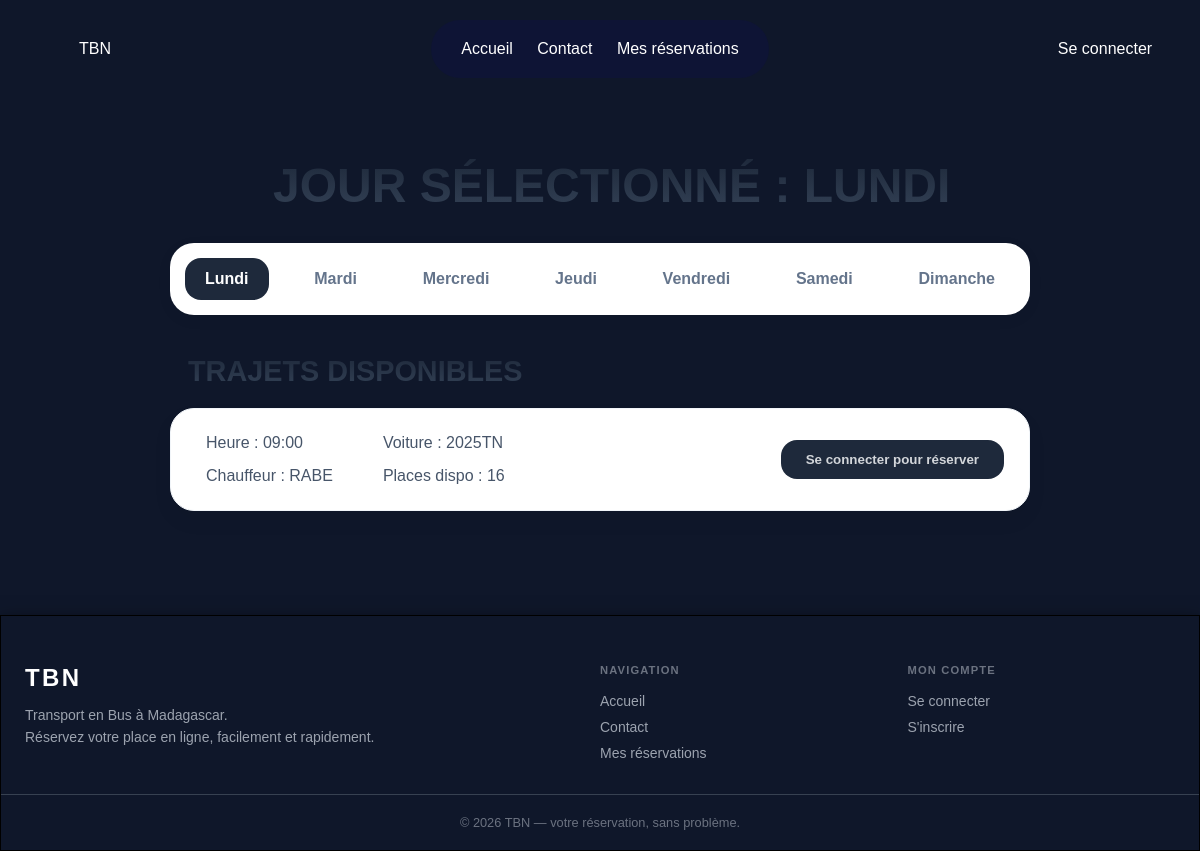
Page /Utilisateur/trajet.php?id=2 on the committed database.
### tables this page shows
CREATE TABLE IF NOT EXISTS `trajet` (
  `id_trajet` int NOT NULL AUTO_INCREMENT,
  `id_route` int DEFAULT NULL,
  `id_voiture` int DEFAULT NULL,
  `jour` varchar(20) DEFAULT NULL,
  `heure` time DEFAULT NULL,
  `places_disponibles` int DEFAULT NULL,
  `date_depart` datetime DEFAULT NULL,
  PRIMARY KEY (`id_trajet`),
  KEY `fk_trajet_route` (`id_route`),
  KEY `fk_trajet_voiture` (`id_voiture`)
);

CREATE TABLE IF NOT EXISTS `voiture` (
  `id_voiture` int NOT NULL AUTO_INCREMENT,
  `matricule` varchar(100) DEFAULT NULL,
  `chauffeur` varchar(100) DEFAULT NULL,
  `copilote` varchar(100) DEFAULT NULL,
  `nbr_place` int DEFAULT NULL,
  `created_at` timestamp NULL DEFAULT CURRENT_TIMESTAMP,
  PRIMARY KEY (`id_voiture`),
  UNIQUE KEY `matricule` (`matricule`)
);

### Utilisateur/trajet.php (the view, shortened to what this page needs)
<?php
include('../stockage/HeaderOption.php');
$conn = new mysqli('localhost', 'root', '', 'tbn');
$id_route = isset($_GET['id']) ? intval($_GET['id']) : 0;
$jour     = $_GET['jour'] ?? 'Lundi';
$jours_semaine = ['Lundi', 'Mardi', 'Mercredi', 'Jeudi', 'Vendredi', 'Samedi', 'Dimanche'];
?>
<head>
    <link rel="stylesheet" href="styletrajet.css">
</head>
<div class="trajet-wrapper">
    <h2 class="pro-title">
        <span class="sticker"></span> Jour sélectionné : <?= htmlspecialchars($jour) ?>
    </h2>
    <div class="day-selector">
        <?php foreach ($jours_semaine as $j): ?>
            <a href="?id=<?= $id_route ?>&jour=<?= $j ?>"
               class="day-link <?= ($jour === $j) ? 'active' : '' ?>">
                <?= $j ?>
            </a>
        <?php endforeach; ?>
    </div>
    <h3 class="pro-title" style="font-size: 1.8rem; text-align: left; margin-bottom: 20px;">
        <span class="sticker"></span> Trajets disponibles
    </h3>
    <?php
    $stmt = $conn->prepare("
        SELECT t.*, v.matricule, v.chauffeur
        FROM trajet t
        JOIN voiture v ON t.id_voiture = v.id_voiture
        WHERE t.id_route = ? AND t.jour = ?
        ORDER BY t.heure ASC
    ");
    $stmt->bind_param("is", $id_route, $jour);
    $stmt->execute();
    $result = $stmt->get_result();
    while ($row = $result->fetch_assoc()):
        $redirect  = "Utilisateur/trajet.php?id={$id_route}&jour={$jour}";
        if (isset($_SESSION['id_utilisateur'])) {
            $link      = "place.php?id_trajet=" . intval($row['id_trajet']);
            $text      = "Choisir ce trajet";
            $btn_class = "btn-connected";
        } else {
            $link      = "/Projet_L1/login.php?message=connexion_requise&redirect=" . urlencode($redirect);
            $text      = "Se connecter pour réserver";
            $btn_class = "btn-login";
        }
    ?>
    <div class="trajet-card">
        <div class="trajet-info">
            <div class="info-item">
                <span class="sticker"></span> Heure : <?= htmlspecialchars(substr($row['heure'], 0, 5)) ?>
            </div>
            <div class="info-item">
                <span class="sticker"></span> Voiture : <?= htmlspecialchars($row['matricule']) ?>
            </div>
            <div class="info-item">
                <span class="sticker"></span> Chauffeur : <?= htmlspecialchars($row['chauffeur']) ?>
            </div>
            <div class="info-item">
                <span class="sticker"></span> Places dispo : <?= intval($row['places_disponibles']-2) ?>
            </div>
        </div>
        <a href="<?= $link ?>">
            <button class="btn-reserve <?= $btn_class ?>"
                    <?= ($row['places_disponibles'] <= 0) ? 'disabled style="opacity:0.5;cursor:not-allowed;"' : '' ?>>
                <?= ($row['places_disponibles'] <= 0) ? 'Complet' : $text ?>
            </button>
        </a>
    </div>
    <?php endwhile; ?>
</div>
<?php include('../stockage/footer.php'); ?>

### stockage/header_footer.css (style rules this page uses)
* { margin: 0; box-sizing: border-box; }
body { background-color: #0f172A; font-family: Verdana, Geneva, Tahoma, sans-serif; color: white; }

### Utilisateur/styletrajet.css (style rules this page uses)
.pro-title { background: linear-gradient(180deg, #1e293b 0%, #334155 100%); -webkit-background-clip: text; -webkit-text-fill-color: transparent; font-weight: 900; text-transform: uppercase; font-size: 3rem; text-align: center; margin-bottom: 30px; }
.trajet-wrapper { max-width: 900px; margin: 40px auto; padding: 20px; }
.day-selector { display: flex; flex-direction: row; justify-content: space-between; gap: 8px; margin-bottom: 40px; background: #ffffff; width: 100%; padding: 15px; border-radius: 1.5rem; box-shadow: 0 4px 15px rgba(0,0,0,0.05); overflow-x: auto; }
.day-link { text-decoration: none; padding: 12px 20px; border-radius: 1rem; font-weight: 700; color: #64748b; }
.day-link.active { background: #1e293b; color: #fff; }
.trajet-card { background: #fff; border-radius: 1.5rem; padding: 25px; margin-bottom: 20px; display: flex; justify-content: space-between; align-items: center; box-shadow: 0 10px 20px rgba(0,0,0,0.05); border: 1px solid #f1f5f9; }
.trajet-info { display: grid; grid-template-columns: 1fr 1fr; gap: 15px 40px; }
.info-item { font-size: 1rem; color: #475569; display: flex; align-items: center; }
.btn-reserve { padding: 12px 25px; border-radius: 1rem; border: none; font-weight: 800; cursor: pointer; }
.btn-login { background:#1e293b; color: #d3d6da; transition: 0.5s }

### rows in the picture
trajet: heure "09:00", id_voiture.matricule "2025TN", id_voiture.chauffeur "RABE", $row['places_disponibles']-2 "16", text "Se connecter pour réserver"

### other values in the picture
$jour "LUNDI"
$j "Lundi"
$j "Mardi"
$j "Mercredi"
$j "Jeudi"
$j "Vendredi"
$j "Samedi"
$j "Dimanche"
